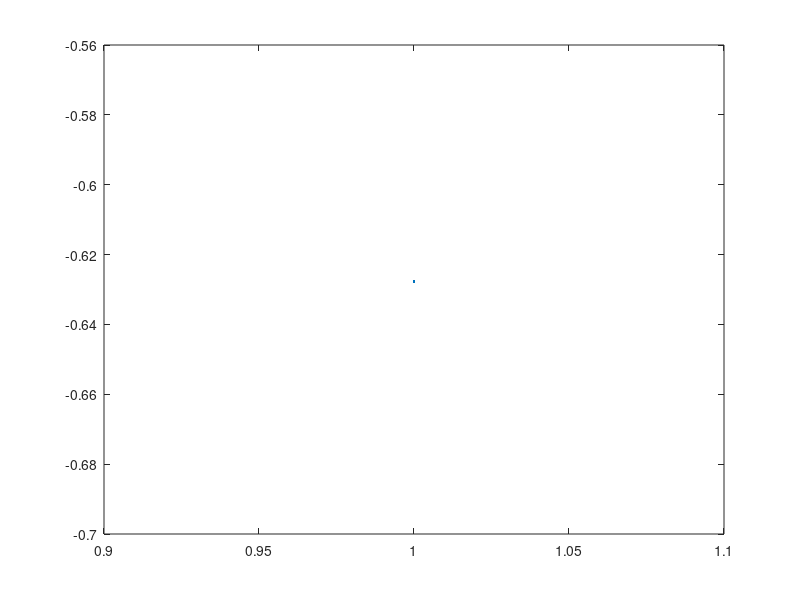

This chart was generated by the following MATLAB code:
% This script is used to generate the interference pattern of two-beam interferometers.
% The final figure is a 2D representation of the real world pattern Haidinger fringes or Fizeau fringes.

% The calculations are made considering N punctual light sources representing a laser beam with a chosen waist value. Each light source is going to be represented by a cosine function.

% Setup:
% M2    M1      Laser   Wall  
% |     |       |       | 
% |     |       |       |
% |     |       |       |

% Inputs: 
% 
% - Angle mirror 1
% - Angle mirror 2
% - Distance between mirrors (Delta_phi)
% - Distance between Laser and first mirror

% Defining variables
c = 3e8;
lambda = 532.8e-9; % wavelength of light source
nu = c/lambda;
k = 2*pi/lambda;

yS = 0; % y location of the punctual light source
dM1 = 1; % absolute z position of M2
dM2 = 2; % absolute z position of M2
dW = 4; % absolute z position of the wall
z = linspace(0,dW,1000); % z vector

d = dW;
S = cos(2*pi*c/lambda - d); % laser

S1 = cos(2*pi*c/lambda-(dW-dM1))
S2 = cos(2*pi*c/lambda-(dW-dM2))

I = (S1+S2)/2;
close all
plot(I,'.')















